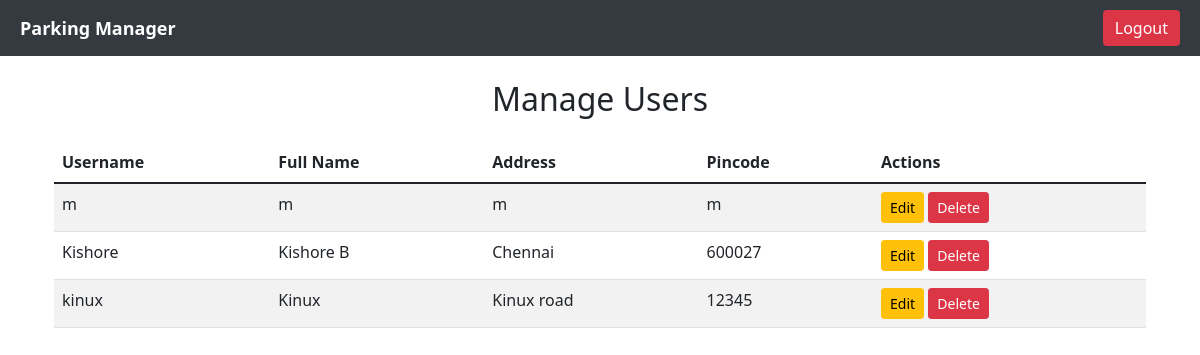
Page /admin_user (signed in) on the earlier database version.
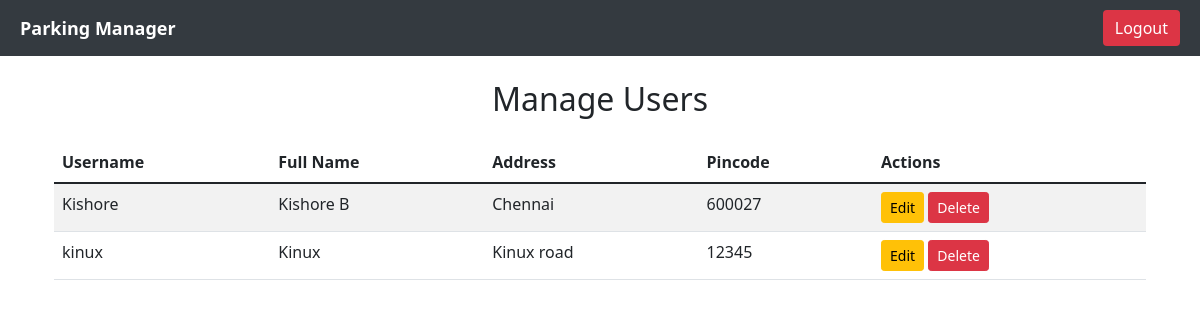
Same page on the later database version.
### app.py (models this page shows)
class User(db.Model):
    __tablename__ = "user"
    id = db.Column(db.Integer, primary_key=True)
    username = db.Column(db.String(20), unique=True, nullable=False)
    password = db.Column(db.String(20), nullable=False)
    fullname = db.Column(db.String(20), nullable=False)
    address = db.Column(db.String(20), nullable=False)
    pincode = db.Column(db.String(20), nullable=False)
    bookings = db.relationship(
        "Booking", back_populates="user", cascade="all, delete-orphan"
    )

### app.py (the view)
@app.route("/admin_user", methods=["GET", "POST"])
def admin_user():
    if "username" not in session or session["username"] != "admin":
        return redirect(url_for("login"))
    users = User.query.filter(User.username != "admin").all()
    return render_template("manage_user.html", users=users)

### templates/manage_user.html (shortened to what this page needs)
{% extends 'base.html' %}
{% block content %}
<div class="container mt-4">
    <h2 class="mb-4 text-center">Manage Users</h2>
    <table class="table table-striped">
        <thead>
            <tr>
                <th scope="col">Username</th>
                <th scope="col">Full Name</th>
                <th scope="col">Address</th>
                <th scope="col">Pincode</th>
                <th scope="col">Actions</th>
            </tr>
        </thead>
        <tbody>
            {% for user in users %}
            <tr>
                <td>{{ user.username }}</td>
                <td>{{ user.fullname }}</td>
                <td>{{ user.address }}</td>
                <td>{{ user.pincode }}</td>
                <td>
                    <a href="/edit_user/{{ user.id }}" class="btn btn-warning btn-sm">Edit</a>
                 <a href="/delete_user/{{ user.id }}" class="btn btn-danger btn-sm"
   onclick="return confirm('Are you sure you want to delete this user?');">
   Delete
</a>
                </td>
            </tr>
            {% endfor %}
        </tbody>
    </table>
</div>
{% endblock %}

Differences in the rows shown:
removed User: username "m", fullname "m", address "m", pincode "m"
